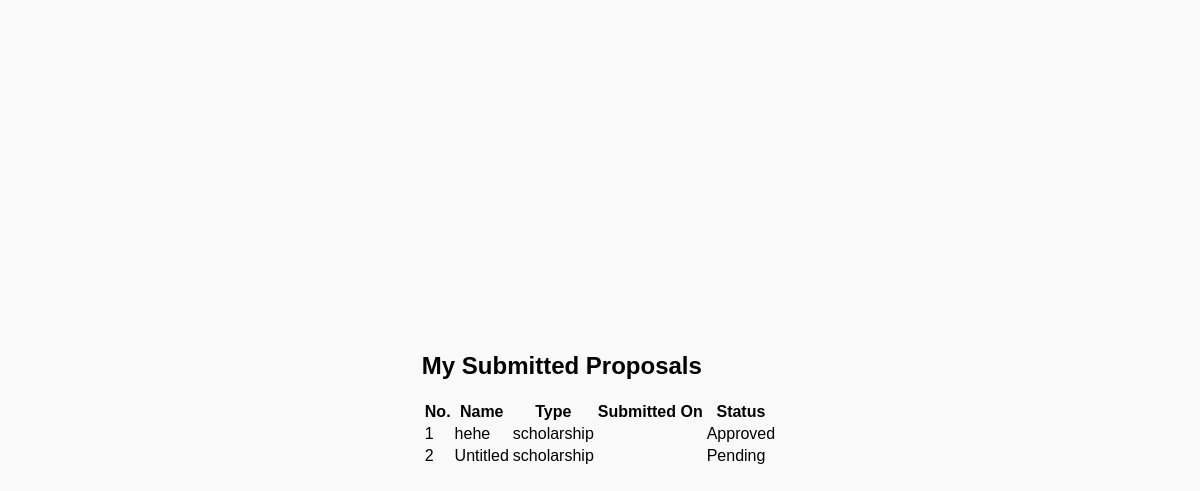
/programs/my_proposals/ (signed in), run on an earlier commit of the app's database.
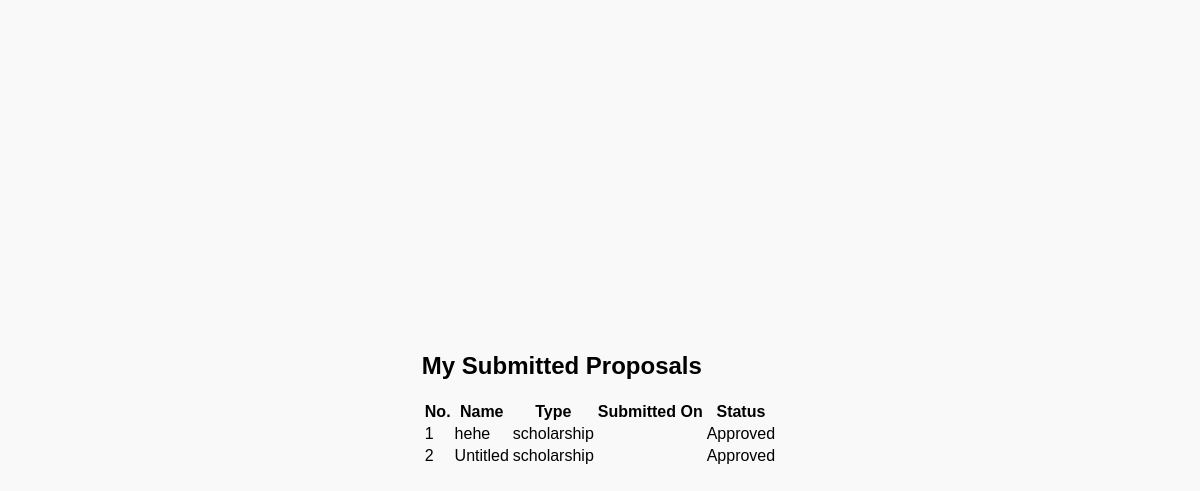
And on a later commit of the database.
### programs/models.py (models this page shows, shortened)
class AidProgram(models.Model):
    STATUS_CHOICES = [
        ('OPEN', 'Open'),
        ('CLOSE', 'Close'),
    ]
    LOCALITY_CHOICES = [
        ('LOCAL', 'Local'),
        ('INTERNATIONAL', 'International'),
    ]
    LEVEL_CHOICES = [
        ('UNDERGRADUATE', 'Undergraduate'),
        ('POSTGRADUATE', 'Postgraduate'),
    ]
    APPROVAL_CHOICES = [
        ('PENDING', 'Pending'),
        ('APPROVED', 'Approved'),
        ('REJECTED', 'Rejected'),
    ]
    name = models.CharField(max_length=255)
    owner = models.CharField(max_length=255)
    aid_type = models.CharField(max_length=100)
    level = models.CharField(max_length=20, choices=LEVEL_CHOICES)
    locality = models.CharField(max_length=20, choices=LOCALITY_CHOICES)
    status = models.CharField(max_length=10, choices=STATUS_CHOICES, default='OPEN')
    eligibility = models.TextField(blank=True, null=True)
    closing_date = models.DateField()
    required_documents = models.TextField(blank=True, null=True)
    total_funds = models.DecimalField(max_digits=12, decimal_places=2, null=True, blank=True)
    proposed_by = models.ForeignKey(settings.AUTH_USER_MODEL, on_delete=models.CASCADE, null=True, blank=True)
    approval_status = models.CharField(max_length=10, choices=APPROVAL_CHOICES, default='PENDING')

### programs/views.py (the view)
# urls.py: path("my_proposals/", my_proposals, name="my_proposals"),
def my_proposals(request):
    my_aids = AidProgram.objects.filter(proposed_by=request.user)
    return render(request, "my_proposals.html", {"my_aids": my_aids})

### programs/templates/my_proposals.html (shortened to what this page needs)
{% extends "base.html" %}
{% block content %}
<div class="container mt-5">
    <div class="card shadow-lg border-0">
        <div class="card-header bg-primary text-white text-center py-3">
            <h2 class="mb-0">My Submitted Proposals</h2>
        </div>
        <div class="card-body">
            {% if my_aids %}
            <div class="table-responsive">
                <table class="table table-hover align-middle">
                    <thead class="table-dark">
                        <tr>
                            <th class="text-center">No.</th>
                            <th>Name</th>
                            <th>Type</th>
                            <th>Submitted On</th>
                            <th class="text-center">Status</th>
                        </tr>
                    </thead>
                    <tbody>
                        {% for aid in my_aids %}
                        <tr>
                            <td class="text-center">{{ forloop.counter }}</td>
                            <td>{{ aid.name }}</td>
                            <td>{{ aid.aid_type }}</td>
                            <td>{{ aid.created_at|date:"Y-m-d" }}</td>
                            <td class="text-center">
                                {% if aid.approval_status == "PENDING" %}
                                    <span class="badge rounded-pill bg-warning text-dark px-3 py-2">Pending</span>
                                {% elif aid.approval_status == "APPROVED" %}
                                    <span class="badge rounded-pill bg-success px-3 py-2">Approved</span>
                                {% else %}
                                    <span class="badge rounded-pill bg-danger px-3 py-2">Rejected</span>
                                {% endif %}
                            </td>
                        </tr>
                        {% endfor %}
                    </tbody>
                </table>
            </div>
            {% else %}
            <p class="text-center text-muted fs-5">You have not submitted any aid proposals yet.</p>
            {% endif %}
        </div>
    </div>
</div>
{% endblock %}

What changed in the data, as far as the page shows it:
changed AidProgram "Untitled": approval_status "Pending" → "Approved"
